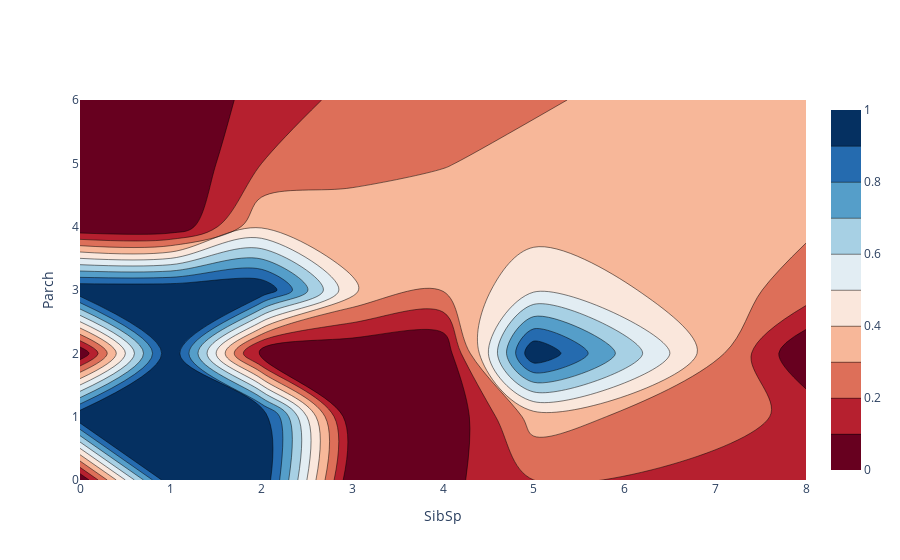

The cell this chart's notebook holds for it:
### Code cell
import plotly.graph_objects as go

# Plot the figure
fig = go.Figure(data=[
    go.Contour(
        x=df.SibSp,
        y=df.Parch,
        z=df.Survived,
        colorscale='RdBu'
    )
])
fig.update_layout( yaxis_title='Parch', xaxis_title='SibSp')
fig.show()

### Figure 1 — Plotly figure (JSON) as saved in the notebook; plotly's stock layout.template omitted (floating-point values rounded to 4 significant figures; data arrays with more than 128 entries replaced by an {"elided": "..."} marker saying what was removed)
{"data": [{"colorscale": [[0, "rgb(103,0,31)"], [0.1, "rgb(178,24,43)"], [0.2, "rgb(214,96,77)"], [0.3, "rgb(244,165,130)"], [0.4, "rgb(253,219,199)"], [0.5, "rgb(247,247,247)"], [0.6, "rgb(209,229,240)"], [0.7, "rgb(146,197,222)"], [0.8, "rgb(67,147,195)"], [0.9, "rgb(33,102,172)"], [1, "rgb(5,48,97)"]], "type": "contour", "x": {"elided": "1008 int values"}, "y": {"elided": "1008 int values"}, "z": {"elided": "1008 int values"}}], "layout": {"xaxis": {"title": {"text": "SibSp"}}, "yaxis": {"title": {"text": "Parch"}}}}
